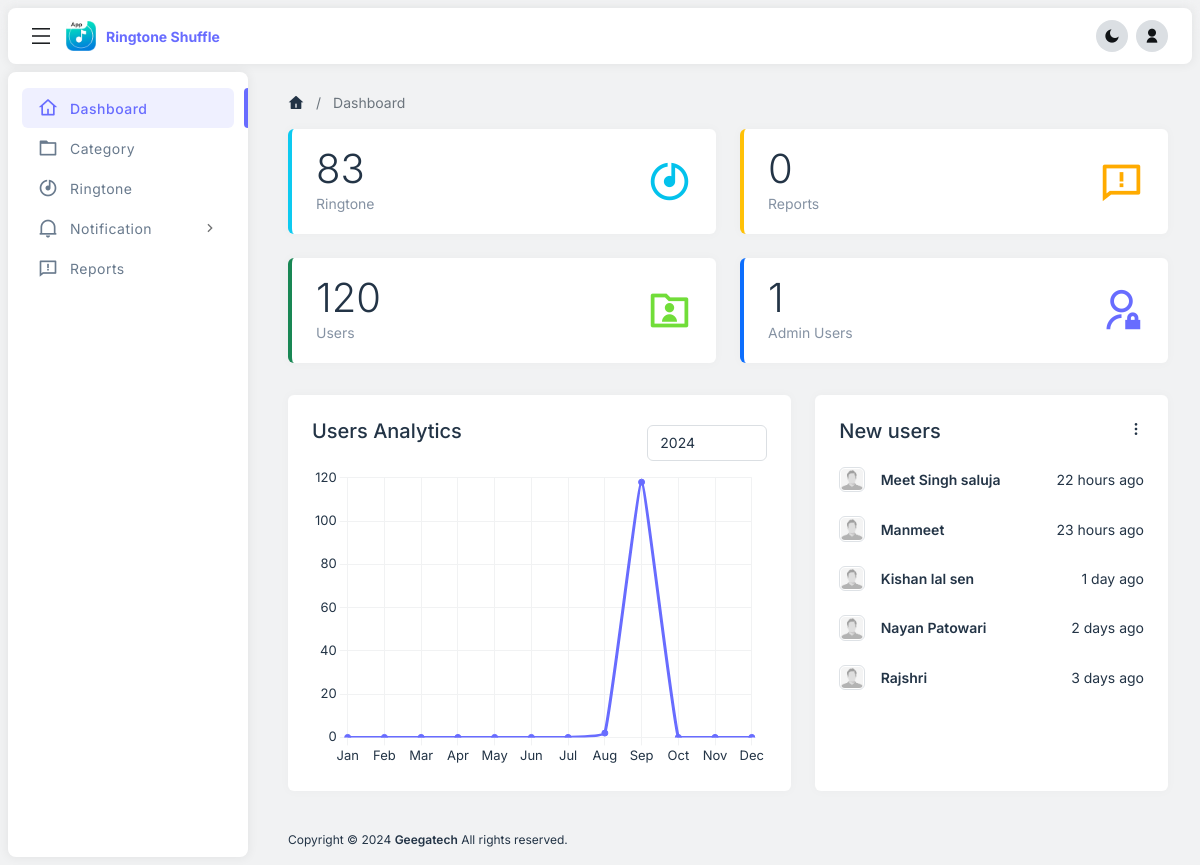
The page /dashboard.php (signed in) on the database its author committed.
### tables this page shows
CREATE TABLE `tbl_users` (
  `id` int(10) NOT NULL,
  `state_id` int(11) DEFAULT NULL,
  `city_id` int(11) DEFAULT NULL,
  `user_type` varchar(20) NOT NULL DEFAULT 'Normal',
  `user_name` varchar(60) NOT NULL,
  `user_email` text DEFAULT NULL,
  `user_password` text DEFAULT NULL,
  `user_phone` varchar(20) NOT NULL,
  `user_gender` varchar(255) NOT NULL,
  `profile_img` varchar(255) NOT NULL DEFAULT '0',
  `auth_id` varchar(255) NOT NULL DEFAULT '0',
  `ringtone_id` int(11) DEFAULT NULL,
  `registered_on` varchar(200) NOT NULL DEFAULT '0',
  `status` int(1) NOT NULL DEFAULT 1,
  `last_activity` timestamp NOT NULL DEFAULT current_timestamp() ON UPDATE current_timestamp()
);

### includes/lb_helper.php (called while the page is built, shortened)
<?php if(count(get_included_files()) == 1) exit("No direct script access allowed");
function thousandsNumberFormat($num){
    return $num;
}
function calculate_time_span($post_time, $flag = false){
    if ($post_time != '') {
        $seconds = time() - $post_time;
        $year = floor($seconds / 31556926);
        $months = floor($seconds / 2629743);
        $week = floor($seconds / 604800);
        $day = floor($seconds / 86400);
        $hours = floor($seconds / 3600);
        $mins = floor(($seconds - ($hours * 3600)) / 60);
        $secs = floor($seconds % 60);
        if ($seconds < 60) $time = $secs . " sec ago";
        else if ($seconds < 3600) $time = ($mins == 1) ? $mins . " min ago" : $mins . " mins ago";
        else if ($seconds < 86400) $time = ($hours == 1) ? $hours . " hour ago" : $hours . " hours ago";
        else if ($seconds < 604800) $time = ($day == 1) ? $day . " day ago" : $day . " days ago";
        else if ($seconds < 2629743) $time = ($week == 1) ? $week . " week ago" : $week . " weeks ago";
        else if ($seconds < 31556926) $time = ($months == 1) ? $months . " month ago" : $months . " months ago";
        else $time = ($year == 1) ? $year . " year ago" : $year . " years ago";
        return $time;
    } else {
        return 'not available';
    }
}
?>

### dashboard.php (the view, shortened to what this page needs)
<?php $page_title="Dashboard";
    include("includes/header.php");
    require("includes/lb_helper.php");
    $qry_ringtone="SELECT COUNT(*) as num FROM tbl_ringtone WHERE tbl_ringtone.active='1'";
    $total_ringtone= mysqli_fetch_array(mysqli_query($mysqli,$qry_ringtone));
    $total_ringtone = $total_ringtone['num'];
    $qry_re="SELECT COUNT(*) as num FROM tbl_reports";
    $total_reports = mysqli_fetch_array(mysqli_query($mysqli,$qry_re));
    $total_reports = $total_reports['num'];
    $qry_users="SELECT COUNT(*) as num FROM tbl_users";
    $total_users = mysqli_fetch_array(mysqli_query($mysqli,$qry_users));
    $total_users = $total_users['num'];
    $qry_admin="SELECT COUNT(*) as num FROM tbl_admin";
    $total_admin = mysqli_fetch_array(mysqli_query($mysqli,$qry_admin));
    $total_admin = $total_admin['num'];
    $sql_user="SELECT * FROM tbl_users ORDER BY tbl_users.`id` DESC LIMIT 5";
    $result_user=mysqli_query($mysqli,$sql_user);
    $countStr = '';
    $no_data_status = false;
    $count = $monthCount = 0;
    for ($mon = 1; $mon <= 12; $mon++) {
        $monthCount++;
        if (isset($_GET['filterByYear'])) {
            $year = $_GET['filterByYear'];
        } else {
            $year = date('Y');
        }
        $month = date('M', mktime(0, 0, 0, $mon, 1, $year));
        $sql_user = "SELECT `id` FROM tbl_users WHERE `registered_on` <> 0 AND DATE_FORMAT(FROM_UNIXTIME(`registered_on`), '%c') = '$mon' AND DATE_FORMAT(FROM_UNIXTIME(`registered_on`), '%Y') = '$year'";
        $totalcount = mysqli_num_rows(mysqli_query($mysqli, $sql_user));
        $countStr.="$totalcount, ";
        $monthStr.="'".$month."', ";
        if ($totalcount == 0) {
            $count++;
        }
    }
    if ($monthCount > $count) {
        $no_data_status = false;
    } else {
        $no_data_status = true;
    }
    $countStr=rtrim($countStr, ", ");
    $monthStr=rtrim($monthStr, ", ");
?>
<main id="nsofts_main">
    <div class="nsofts-container">
        <nav aria-label="breadcrumb">
            <ol class="breadcrumb align-items-center">
                <li class="breadcrumb-item d-inline-flex"><a href="dashboard.php"><i class="ri-home-4-fill"></i></a></li>
                <li class="breadcrumb-item d-inline-flex active" aria-current="page"><?php echo (isset($page_title)) ? $page_title : "" ?></li>
            </ol>
        </nav>
        <div class="row g-4">
            <div class="col-xxl-3 col-md-6">
                <div class="card card-raised border-start border-info border-4">
                    <div class="card-body px-4">
                        <div class="d-flex justify-content-between align-items-center">
                            <div class="me-2">
                                <div class="display-6"><?php echo thousandsNumberFormat($total_ringtone); ?></div>
                                <div class="d-block mb-1 text-muted">Ringtone</div>
                            </div>
                            <div class="d-inline-flex text-info nsofts-icon "><i class="ri-disc-line"></i></div>
                        </div>
                    </div>
                </div>
            </div>
            <div class="col-xxl-3 col-md-6">
                <div class="card card-raised border-start border-warning border-4">
                    <div class="card-body px-4">
                        <div class="d-flex justify-content-between align-items-center">
                            <div class="me-2">
                                <div class="display-6"><?php echo thousandsNumberFormat($total_reports); ?></div>
                                <div class="d-block mb-1 text-muted">Reports</div>
                            </div>
                            <div class="d-inline-flex text-warning nsofts-icon "><i class="ri-feedback-line"></i></div>
                        </div>
                    </div>
                </div>
            </div>
            <div class="col-xxl-3 col-md-6">
                <div class="card card-raised border-start border-success border-4">
                    <div class="card-body px-4">
                        <div class="d-flex justify-content-between align-items-center">
                            <div class="me-2">
                                <div class="display-6"><?php echo thousandsNumberFormat($total_users); ?></div>
                                <div class="d-block mb-1 text-muted">Users</div>
                            </div>
                            <div class="d-inline-flex text-success nsofts-icon "><i class="ri-folder-user-line"></i></div>
                        </div>
                    </div>
                </div>
            </div>
            <div class="col-xxl-3 col-md-6">
                <div class="card card-raised border-start border-primary border-4">
                    <div class="card-body px-4">
                        <div class="d-flex justify-content-between align-items-center">
                            <div class="me-2">
                                <div class="display-6"><?php echo thousandsNumberFormat($total_admin); ?></div>
                                <div class="d-block mb-1 text-muted">Admin Users</div>
                            </div>
                            <div class="d-inline-flex text-primary nsofts-icon"><i class="ri-admin-line"></i></div>
                        </div>
                    </div>
                </div>
            </div>
        </div>
        <div class="row g-4 mt-2">
            <div class="col-lg-7 col-md-6">
                <div class="card h-100">
                    <div class="card-body p-4">
                        <div class="d-flex justify-content-between align-items-center">
                            <div class="me-2">
                                <h5 class="mb-4">Users Analytics</h5>
                            </div>
                            <div class="d-inline-flex">
                                <form method="get" id="graphFilter">
                                <select class="form-control" name="filterByYear" style="width: 120px;" >
                                <?php
                                    $currentYear=date('Y');
                                    $minYear=2024;
                                    for ($i=$currentYear; $i >= $minYear ; $i--) {
                                ?>
                                <option value="<?=$i?>" <?=(isset($_GET['filterByYear']) && $_GET['filterByYear']==$i) ? 'selected' : ''?>><?=$i?></option>
                                <?php } ?>
                                </select>
                            </form>
                            </div>
                        </div>
                        <div style="height: 300px">
                            <?php if($no_data_status){ ?>
                                <h3 class="text-muted text-center" style="padding-bottom: 2em">No data found !</h3>
                            <?php } else{ ?>
                                <canvas id="nsofts_analytics"></canvas>
                            <?php } ?>
                        </div>
                    </div>
                </div>
            </div>
            <div class="col-lg-5 col-md-6">
                <div class="card h-100">
                    <div class="card-body p-4">
                        <div class="d-flex align-items-center justify-content-between">
                            <h5 class="mb-0">New users</h5>
                            <div class="dropdown">
                                <a href="javascript:void(0);" class="text-decoration-none text-dark" role="button" data-bs-toggle="dropdown" aria-expanded="false">
                                    <i class="ri-more-2-fill"></i>
                                </a>
                            </div>
                        </div>
                        <?php if(mysqli_num_rows($result_user) > 0){ ?>
                            <?php $i=0; while($row=mysqli_fetch_array($result_user)) { ?>
                                <div class="d-flex align-items-center mt-4">
                                    <?php if($row['profile_img']!="" AND file_exists("images/".$row['profile_img'])){?>
                                        <img class="col-sm-1 img-thumbnail" src="images/<?php echo $row['profile_img']?>"alt="" style="padding: 1px;">
                                    <?php }else{?>
                                        <img class="col-sm-1 img-thumbnail" src="assets/images/user_photo.png" alt="" style="padding: 1px;">
                                    <?php }?>
                                    <div class="flex-grow-1 px-3">
                                        <span class="d-block fw-semibold"><?php echo $row['user_name'];?></span>
                                    </div>
                                    <span><td><?php echo calculate_time_span($row['registered_on']);?></td></span>
                                </div>
                            <?php $i++; } ?>
                        <?php }else{ ?>
                            <ul class="p-2">
                                <h3 class="text-center">No data found !</h3>
                            </ul>
                        <?php } ?>
                    </div>
                </div>
            </div>
        </div>
    </div>
</main>
<?php include("includes/footer.php");?>
<?php if(!$no_data_status){ ?>
<script>
    const isDarkMode = function() {
        return localStorage.getItem('dark_mode') === 'true';
    }
    const getCSSVarValue = function(name) {
        let hex = getComputedStyle(document.documentElement).getPropertyValue('--ns-' + name);
        if (hex && hex.length > 0) {
            hex = hex.trim();
        }
        return hex;
    }
    if (Chart) {
        const defaults = Chart.defaults;
        const config = {
            color: isDarkMode() ? '#fff' : getCSSVarValue('body-color'),
            borderColor: isDarkMode() ? '#2d2f32' : getCSSVarValue('gray-10'),
            // Chart typo
            font: {
                family: getCSSVarValue('body-font-family'),
                size: 13
            },
        };
        Object.assign(defaults, config);
    }
    const canvas = document.getElementById('nsofts_analytics');
    if (canvas) {
        const config = {
            type: 'line',
            data: {
                labels: <?php echo "[".$monthStr."]";?>,
                datasets: [
                    {
                        label: 'Users',
                        data: <?php echo "[".$countStr."]";?>,
                        backgroundColor: getCSSVarValue('primary'),
                        borderColor: getCSSVarValue('primary'),
                        tension: 0.1
                    }
                ]
            },
            options: {
                title: {
                    display: false,
                },
                responsive: true,
                maintainAspectRatio: false,
                scales: {
                    y: {
                        min: 0,
                        grid: {
                            borderColor: isDarkMode() ? '#2d2f32' : getCSSVarValue('gray-10'),
                        }
                    },
                    x: {
                        grid: {
                            borderColor: isDarkMode() ? '#2d2f32' : getCSSVarValue('gray-10'),
                        }
                    }
                },
                layout: {
                    margin: 0,
                    padding: 0
                },
                plugins: {
                    legend: {
                        display: false
                    },
                }
            }
        };
        analyticsChart = new Chart(canvas, config);
    }
</script>
<?php } ?>

### rows shown on the page
tbl_users: user_name "Meet Singh saluja", registered_on "22 hours ago"
tbl_users: user_name "Manmeet", registered_on "23 hours ago"
tbl_users: user_name "Kishan lal sen", registered_on "1 day ago"
tbl_users: user_name "Nayan Patowari", registered_on "2 days ago"
tbl_users: user_name "Rajshri", registered_on "3 days ago"

### other values the page prints
APP_NAME "Ringtone Shuffle"
$page_title "Dashboard"
thousandsNumberFormat($total_ringtone) "83"
thousandsNumberFormat($total_reports) "0"
thousandsNumberFormat($total_users) "120"
thousandsNumberFormat($total_admin) "1"
form field filterByYear "2024"
chart data {{ $monthStr }} 'Jan', 'Feb', 'Mar', 'Apr', 'May', 'Jun', 'Jul', 'Aug', 'Sep', 'Oct', 'Nov', 'Dec'
chart data {{ $countStr }} 0, 0, 0, 0, 0, 0, 0, 2, 118, 0, 0, 0
